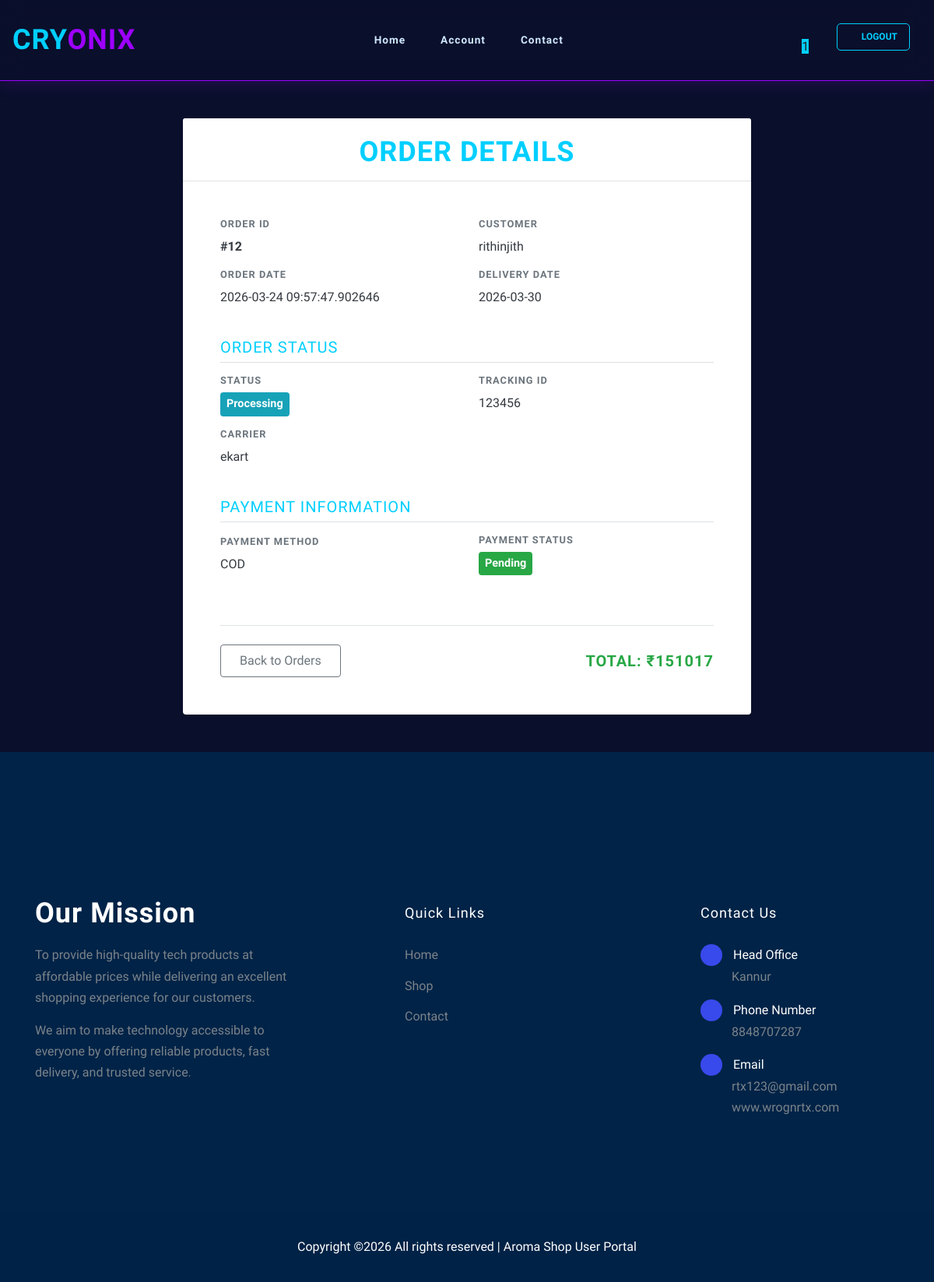
Before: /orderdetails/12/ (signed in) with the older database file.
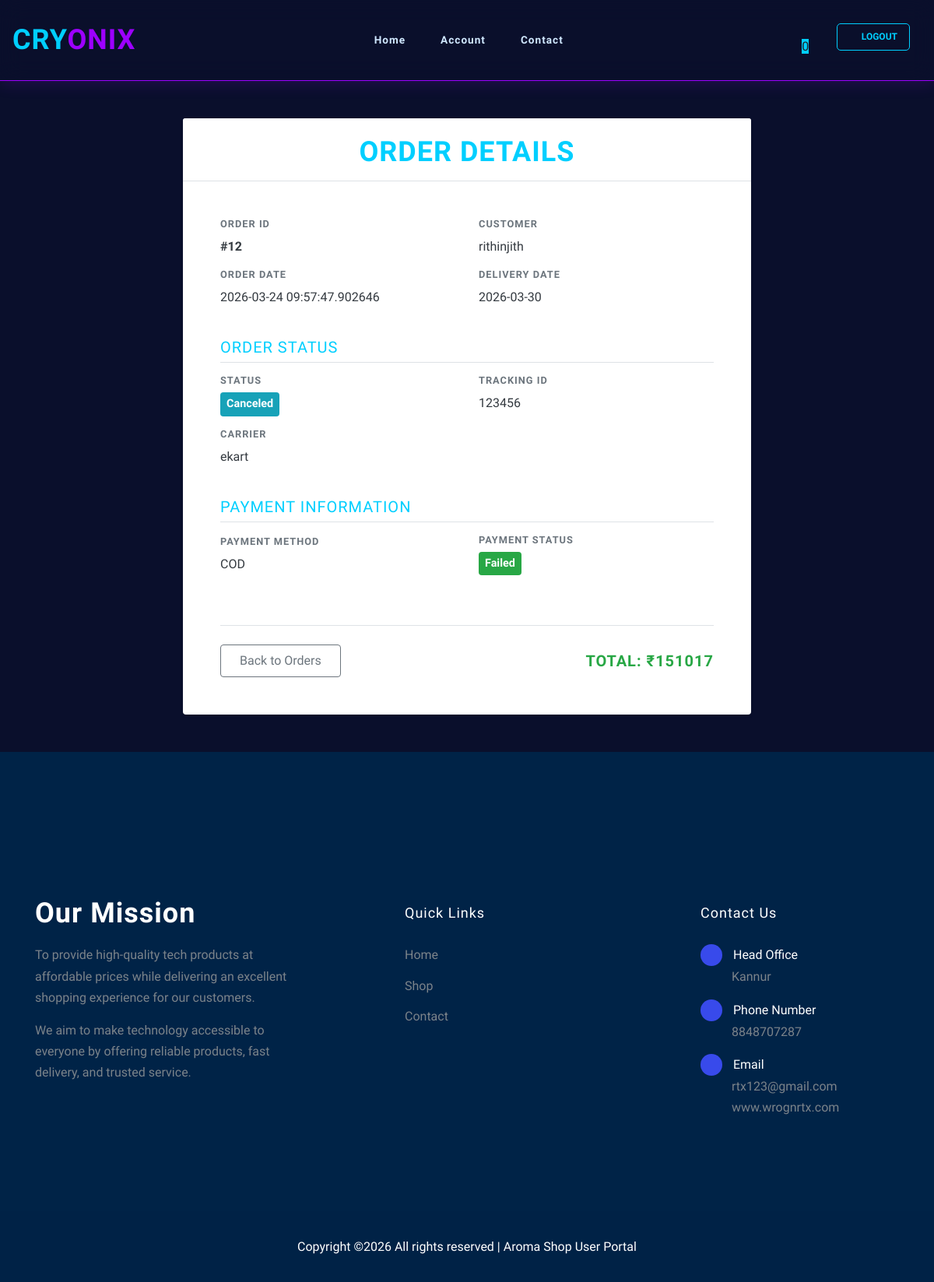
After: the same page with the newer database file.
### user/models.py (models this page shows)
class Order(models.Model):
    user=models.ForeignKey(User,on_delete=models.CASCADE)
    orderdate=models.CharField(max_length=100)
    deliverydate=models.CharField(max_length=100)
    orderstatus=models.CharField(max_length=100,default='pending')
    paymentstatus=models.CharField(max_length=100)
    payment_method=models.CharField(max_length=100)
    tracking_id=models.CharField(max_length=100)
    carrier=models.CharField(max_length=100)
    total_amount=models.IntegerField(null=True)

### user/views.py (the view)
# urls.py: path('orderdetails/<int:id>/',views.orderdetails,name='orderdetails'),
@login_required
def orderdetails(request,id):
    order = Order.objects.get(id=id)
    items = orderitem.objects.filter(order=order)
    return render(request,'user/orderdetails.html',{'order':order,'items':items})

### user/context_processors.py (called while the page is built)
def cart_count(request):
    if request.user.is_authenticated:
        try:
            cart = Cart.objects.get(user=request.user)
            total_quantity = Cartitems.objects.filter(cart=cart).aggregate(Sum('quantity'))['quantity__sum'] or 0
            return {'cart_count': total_quantity}
        except Cart.DoesNotExist:
            return {'cart_count': 0}
    return {'cart_count': 0}

### template/user/orderdetails.html
{% extends 'user/page1.html' %}
{% block content %}
<div class="container mt-5 mb-5">
    <div class="row justify-content-center">
        <div class="col-md-10 col-lg-8">
            <div class="card shadow-sm border-0">
                <div class="card-header bg-white border-bottom pt-4 pb-3">
                    <h2 class="mb-0 text-center">Order Details</h2>
                </div>
                <div class="card-body p-4 p-md-5">
                    <div class="row mb-4">
                        <div class="col-sm-6 mb-3">
                            <h6 class="text-muted text-uppercase small font-weight-bold">Order ID</h6>
                            <p class="font-weight-bold text-dark mb-0">#{{order.id}}</p>
                        </div>
                        <div class="col-sm-6 mb-3">
                            <h6 class="text-muted text-uppercase small font-weight-bold">Customer</h6>
                            <p class="text-dark mb-0">{{order.user}}</p>
                        </div>
                        <div class="col-sm-6 mb-3">
                            <h6 class="text-muted text-uppercase small font-weight-bold">Order Date</h6>
                            <p class="text-dark mb-0">{{order.orderdate}}</p>
                        </div>
                        <div class="col-sm-6 mb-3">
                            <h6 class="text-muted text-uppercase small font-weight-bold">Delivery Date</h6>
                            <p class="text-dark mb-0">{% if order.deliverydate %}{{order.deliverydate}}{% else %}Pending / Not Assigned{% endif %}</p>
                        </div>
                    </div>
                    <h5 class="border-bottom pb-2 mb-3 mt-4">Order Status</h5>
                    <div class="row mb-4">
                        <div class="col-sm-6 mb-3">
                            <h6 class="text-muted text-uppercase small font-weight-bold">Status</h6>
                            <span class="badge badge-info p-2" style="font-size: 0.9rem;">{{order.orderstatus}}</span>
                        </div>
                        <div class="col-sm-6 mb-3">
                            <h6 class="text-muted text-uppercase small font-weight-bold">Tracking ID</h6>
                            <p class="text-dark mb-0">{% if order.tracking_id %}{{order.tracking_id}}{% else %}N/A{% endif %}</p>
                        </div>
                        <div class="col-sm-6 mb-3">
                            <h6 class="text-muted text-uppercase small font-weight-bold">Carrier</h6>
                            <p class="text-dark mb-0">{% if order.carrier %}{{order.carrier}}{% else %}N/A{% endif %}</p>
                        </div>
                    </div>
                    <h5 class="border-bottom pb-2 mb-3 mt-4">Payment Information</h5>
                    <div class="row mb-4 align-items-center">
                        <div class="col-sm-6 mb-3">
                            <h6 class="text-muted text-uppercase small font-weight-bold">Payment Method</h6>
                            <p class="text-dark mb-0">{{order.payment_method}}</p>
                        </div>
                        <div class="col-sm-6 mb-3">
                            <h6 class="text-muted text-uppercase small font-weight-bold">Payment Status</h6>
                            <span class="badge badge-success p-2" style="font-size: 0.9rem;">{{order.paymentstatus}}</span>
                        </div>
                    </div>
                    <div class="d-flex justify-content-between align-items-center mt-5 pt-4 border-top">
                        <a href="{% url 'vieworder' %}" class="btn btn-outline-secondary px-4 py-2">Back to Orders</a>
                        <h4 class="mb-0 text-success font-weight-bold">Total: ₹{{order.total_amount}}</h4>
                    </div>
                </div>
            </div>
        </div>
    </div>
</div>
{% endblock %}

Changed rows visible on the page:
changed Order "ekart": orderstatus "Processing" → "Canceled"; paymentstatus "Pending" → "Failed"
Other visible differences:
{{ cart_count }}: "1" → "0"
